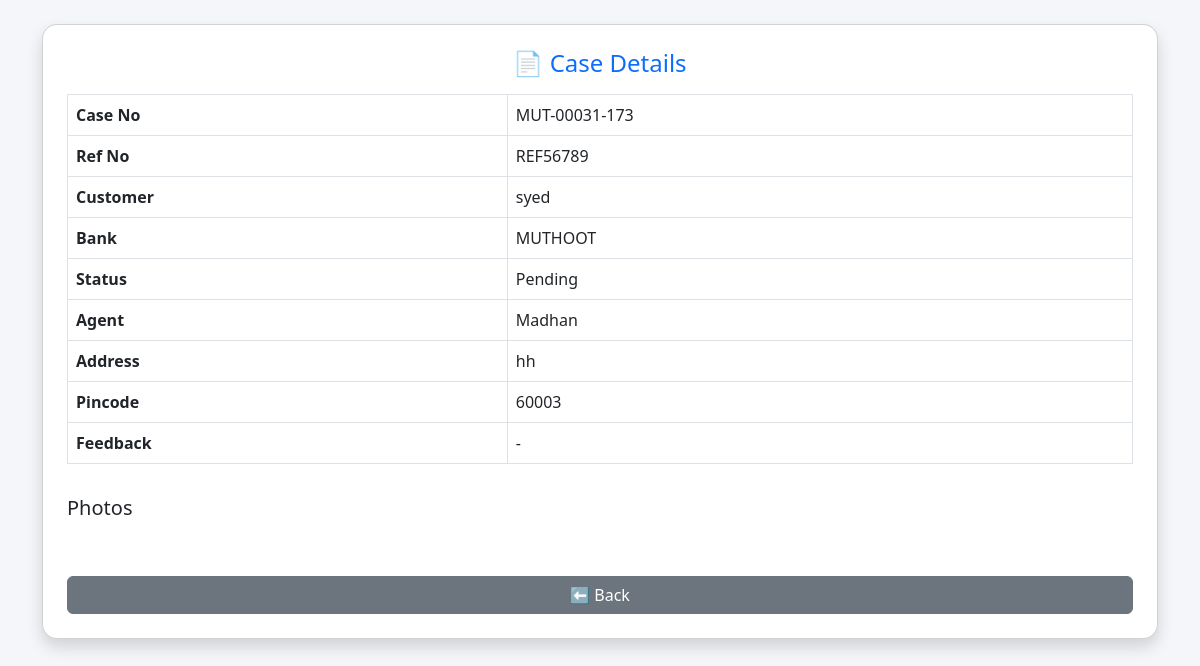
The app's page /view_case/31 (signed in) with its own data.
### tables this page shows
CREATE TABLE cases (
        id INTEGER PRIMARY KEY AUTOINCREMENT,
        case_number TEXT,
        ref_no TEXT,
        application_no TEXT,
        client_name TEXT,
        cpv_type TEXT,
        bank_name TEXT,
        portal_type TEXT,

        address TEXT,
        landmark TEXT,
        city TEXT,
        state TEXT,
        pincode TEXT,

        residence_type TEXT,
        family_status TEXT,
        verification_status TEXT,
        final_status TEXT,

        assigned_agent TEXT,
        status TEXT,
        priority TEXT,

        initiation_date TEXT,
        created_time TEXT,
        assigned_time TEXT,

        feedback TEXT,
        photo_path TEXT,

        latitude TEXT,
        longitude TEXT
    , agency TEXT, map_link TEXT, photo1 TEXT, photo2 TEXT, photo3 TEXT, photo4 TEXT, photo5 TEXT, locality TEXT, accessibility TEXT, person_met TEXT, years_at_residence TEXT, ownership TEXT, vehicle TEXT, living_standard TEXT, visit_date TEXT, document_photo TEXT);

### app.py (the view)
@app.route("/view_case/<int:case_id>")
def view_case_detail(case_id):
    if "user" not in session:
        return redirect(url_for("login"))
    conn = sqlite3.connect(db_path)
    conn.row_factory = sqlite3.Row
    cursor = conn.cursor()
    cursor.execute("SELECT * FROM cases WHERE id=?", (case_id,))
    case = cursor.fetchone()
    conn.close()
    if not case:
        return "❌ Case Not Found"
    return render_template("view_case_detail.html", case=case)

### templates/view_case_detail.html (shortened to what this page needs)
<!DOCTYPE html>
<html>
<head>
<link href="https://cdn.jsdelivr.net/npm/bootstrap@5.3.0/dist/css/bootstrap.min.css" rel="stylesheet">
</head>
<body>
<div class="container mt-4">
<div class="card shadow p-4">
<h4 class="text-center text-primary mb-3">📄 Case Details</h4>
<table class="table table-bordered">
<tr><th>Case No</th><td>{{ case['case_number'] }}</td></tr>
<tr><th>Ref No</th><td>{{ case['ref_no'] }}</td></tr>
<tr><th>Customer</th><td>{{ case['client_name'] }}</td></tr>
<tr><th>Bank</th><td>{{ case['bank_name'] }}</td></tr>
<tr><th>Status</th><td>{{ case['status'] }}</td></tr>
<tr><th>Agent</th><td>{{ case['assigned_agent'] }}</td></tr>
<tr><th>Address</th><td>{{ case['address'] }}</td></tr>
<tr><th>Pincode</th><td>{{ case['pincode'] }}</td></tr>
<tr><th>Feedback</th><td>{{ case['feedback'] or '-' }}</td></tr>
</table>
<h5 class="mt-3">Photos</h5>
<br><br>
<a href="/dashboard" class="btn btn-secondary">⬅ Back</a>
</div>
</div>
</body>
</html>

### templates/view_case_detail.html (style rules this page uses)
body { background:#f4f6f9; }
.card { border-radius:15px; }

### records on screen
cases: case_number "MUT-00031-173", ref_no "REF56789", client_name "syed", bank_name "MUTHOOT", status "Pending", assigned_agent "Madhan", address "hh", pincode "60003"

### other values on screen
{{ case['feedback'] or '-' }} "-"
